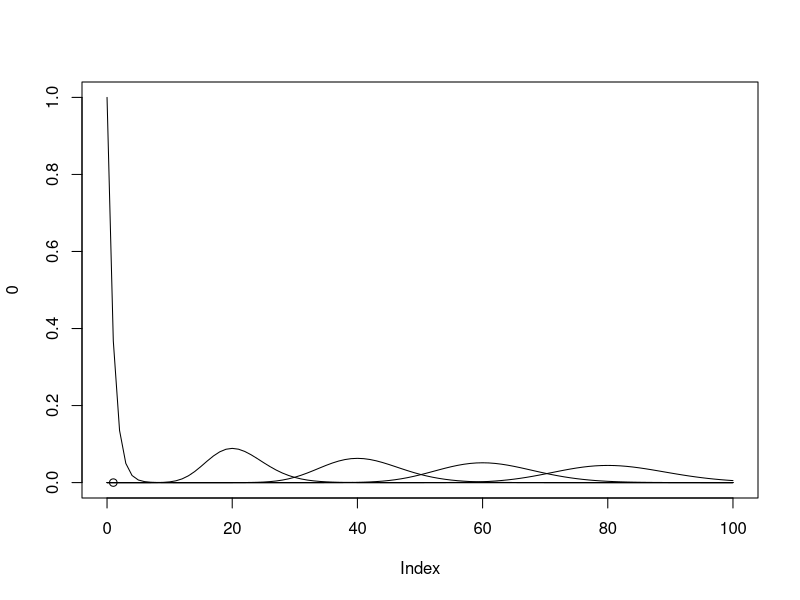

This figure's R source:
x=0:100
plot(0, xlim=c(0, 100), ylim=c(0,1))
for (k in seq(1, 100, 20)) {
  lines(x, x^(k-1)*exp(-x)/factorial(k-1))  
}
